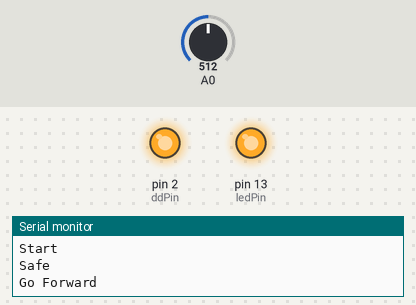
This sketch was run on a simulated Arduino Uno, built with avr-gcc and run on an emulated ATmega328P. Parts: output pins drawn as LEDs (lit = HIGH), the last lines printed to the serial monitor. Inputs (shaded band) come from the test bench; at power-on: A0 = 512.

Above: at 10.6 s.
At 48.6 s:
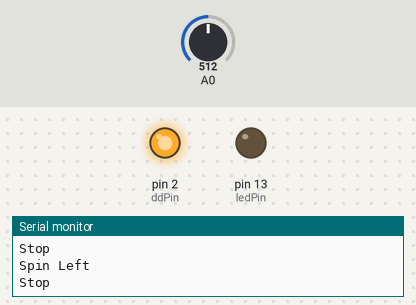
Timing chart, 0 to 56.2 s (numbered marks = the images above):
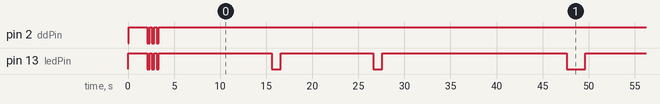

The sketch:

RoombaTest2.ino
```cpp
  /*
   * RoombaBumpTurn
   * --------------
   * Implement the RoombaComm BumpTurn program in Arduino
   * A simple algorithm that allows the Roomba to drive around
   * and avoid obstacles.
   *
   * Arduino pin 0 (RX) is connected to Roomba TXD
   * Arduino pin 1 (TX) is connected to Roomba RXD
   * Arduino pin 2      is conencted to Roomba DD
   *
   * Updated 20 November 2006
   * - changed Serial.prints() to use single print(v,BYTE) calls instead of
   *    character arrays until Arduino settles on a style of raw byte arrays
   *
   * Created 1 August 2006
   * copyleft 2006 Tod E. Kurt <tod@todbot.com>
   * http://hackingroomba.com/
   */

  #include <SoftwareSerial.h>

  int rxPin = 11;
  int txPin = 10;
  int ddPin = 2;
  SoftwareSerial roomba(rxPin, txPin); // RX, TX

  int ledPin = 13;
  char sensorbytes[10];

  #define bumpright (sensorbytes[0] & 0x01)
  #define bumpleft  (sensorbytes[0] & 0x02)

  void setup() {
  //  pinMode(txPin,  OUTPUT);
    pinMode(ddPin,  OUTPUT);   // sets the pins as output
    pinMode(ledPin, OUTPUT);   // sets the pins as output

    roomba.begin(19200);
    Serial.begin(9600);

    digitalWrite(ledPin, HIGH); // say we're alive

    // Baud rate change
    Serial.println("Baud rate change");
    digitalWrite(ddPin, LOW);
    delay(100);
    digitalWrite(ddPin, HIGH);
    delay(2000);
    for(int i=0; i<3; i++){
      digitalWrite(ddPin, LOW);
      digitalWrite(ledPin, LOW);
      delay(250);
      digitalWrite(ddPin, HIGH);
      digitalWrite(ledPin, HIGH);
      delay(250);
    }
    // set up ROI to receive commands
    roomba.write((byte)0x80);  // START
    Serial.println("Start");
    delay(1000);
    roomba.write((byte)0x83);  // Safe
    Serial.println("Safe");
    delay(1000);
    //roomba.write((byte)0x8F);  // Seek Dock
    //Serial.println("Seek Dock");
    //song();
    //leds();
    digitalWrite(ledPin, LOW);  // say we've finished setup
  }

  void loop() {
    if(analogRead(0) > 0){
      digitalWrite(ledPin, HIGH); // say we're starting loop
      goForward();
      delay(10000);
      digitalWrite(ledPin, LOW);  // say we're after updateSensors
      stoppen();
      delay(1000);
      digitalWrite(ledPin, HIGH); // say we're starting loop
      spinRight();
      delay(10000);
      digitalWrite(ledPin, LOW);  // say we're after updateSensors
      stoppen();
      delay(1000);
      digitalWrite(ledPin, HIGH); // say we're starting loop
      goForward();
      delay(10000);
      digitalWrite(ledPin, LOW);  // say we're after updateSensors
      stoppen();
      digitalWrite(ledPin, HIGH); // say we're starting loop
      spinLeft();
      delay(10000);
      digitalWrite(ledPin, LOW);  // say we're after updateSensors
      stoppen();
      delay(1000);
    }
    delay(1000);
  }

  void song() {
    Serial.write(140);
    Serial.write(1);
    Serial.write(1);
    Serial.write(69);
    Serial.write(100);
    delay(3000);
    Serial.write(141);
    Serial.write(1);
  }

  void leds() {
    Serial.write((byte)0x8B);
    Serial.write((byte)0x01);
    Serial.write((byte)0x01);
    Serial.write((byte)0x01);
  }

  void goForward() {
    Serial.println("Go Forward");
    roomba.write((byte)0x89);   // DRIVE
    roomba.write((byte)0x00);   // 0x00c8 == 200
    roomba.write((byte)0x32);
    roomba.write((byte)0x80);
    roomba.write((byte)0x00);
  }
  void stoppen() {
    Serial.println("Stop");
    roomba.write((byte)0x89);   // DRIVE
    roomba.write((byte)0x00);
    roomba.write((byte)0x00);
    roomba.write((byte)0x00);
    roomba.write((byte)0x00);
  }

  void goBackward() {
    Serial.println("Go Backward");
    roomba.write((byte)0x89);   // DRIVE
    roomba.write((byte)0xff);   // 0xff38 == -200
    roomba.write((byte)0xCE);
    roomba.write((byte)0x80);
    roomba.write((byte)0x00);
  }
  void spinLeft() {
    Serial.println("Spin Left");
    roomba.write((byte)0X89);   // DRIVE
    roomba.write((byte)0x00);   // 0x00c8 == 200
    roomba.write((byte)0x32);
    roomba.write((byte)0x00);
    roomba.write((byte)0x01);   // 0x0001 == spin left
  }
  void spinRight() {
    Serial.println("Spin Right");
    roomba.write((byte)0x89);   // DRIVE
    roomba.write((byte)0x00);   // 0x00c8 == 200
    roomba.write((byte)0x32);
    roomba.write((byte)0xff);
    roomba.write((byte)0xff);   // 0xffff == -1 == spin right
  }
  /*void updateSensors() {
    Serial.print(142);
    Serial.print(1,   BYTE);  // sensor packet 1, 10 bytes
    delay(100); // wait for sensors
    char i = 0;
    while(Serial.available()) {
      int c = Serial.read();
      if( c==-1 ) {
        for( int i=0; i<5; i ++ ) {   // say we had an error via the LED
          digitalWrite(ledPin, HIGH);
          delay(50);
          digitalWrite(ledPin, LOW);
          delay(50);
        }
      }
      sensorbytes[i++] = c;
    }
  }*/
```

Measured:
- by itself, pin 13 (ledPin): HIGH → LOW at 2.1 s, → HIGH 0.25 s later, → LOW 0.25 s later, → HIGH 0.25 s later, … (22 changes in this stretch)
- by itself, everything shown: repeats every 44.0 s, in 6 steps
